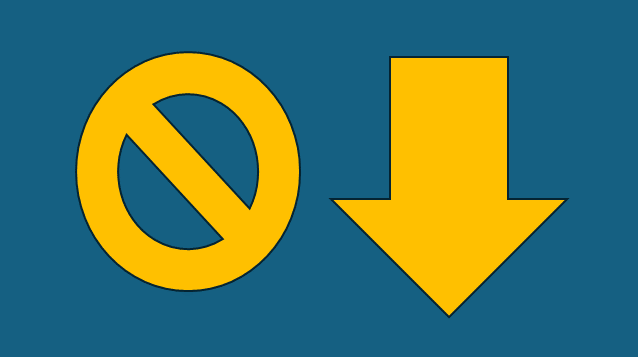
#> input picture Image_Task_1.png, 638 x 357 px
$ python Task_1.py
#> lines starting #> are read from the running program, lines starting #| are printed output that depends on the picture; after the words box and inside, x2 and y2 are one past the last pixel; in counts of white or black regions, pixels touching at a corner belong together
# Herath HMKDB
# EG/2019/3601

# Importing libraries
import cv2
import numpy as np
import matplotlib.pyplot as plt

# Original Image
img = cv2.imread('Image_Task_1.png', 0)
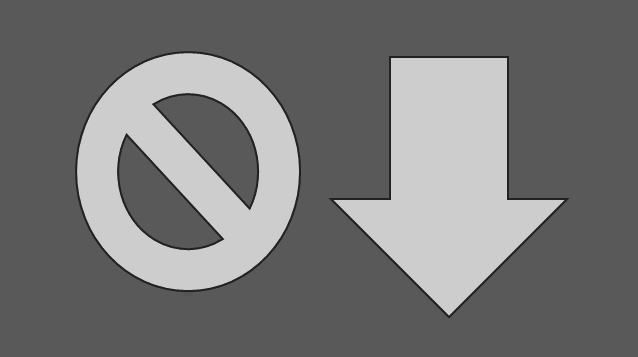
#> img: shape (357, 638); min 34, max 205, mean 118
img = img/255

# Displaying the Original Image (Gray Scaled)
cv2.imshow('Original Image (Gray Scaled)', img)

# Creating Gaussian noise
x, y = img.shape
#> x = 357; y = 638
mean = 0
var = 0.01
sigma = np.sqrt(var)
n = np.random.normal(loc=mean, scale=sigma, size=(x,y))

# Displaying the Gaussian noise
cv2.imshow('Gaussian Noise', n)
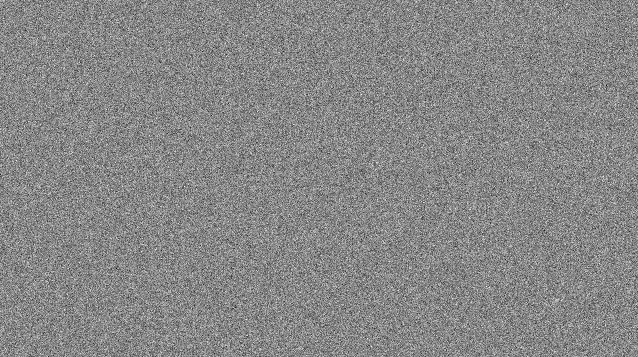
#> window 'Gaussian Noise': shape (357, 638) float64; min -0.485, max 0.429, mean 0.00024; drawn with min black and max white

# Adding the gaussian noise
g = img + n
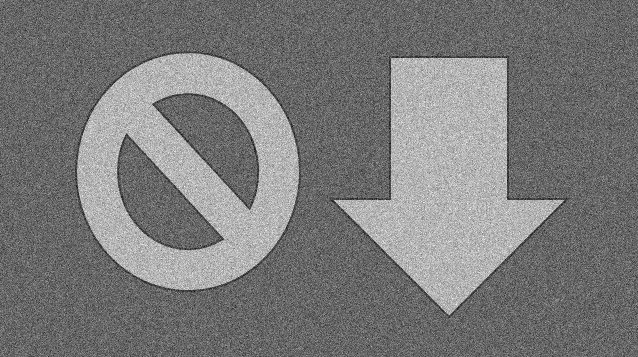
#> g: shape (357, 638) float64; min -0.248, max 1.23, mean 0.463; drawn with min black and max white

# Plotting the noise added image
cv2.imshow('Noise added image', g)


# Implementing and testing the Otsu’s algorithm

# Converting to uint8 for Otsu's thresholding
g_uint8 = np.uint8(g * 255)
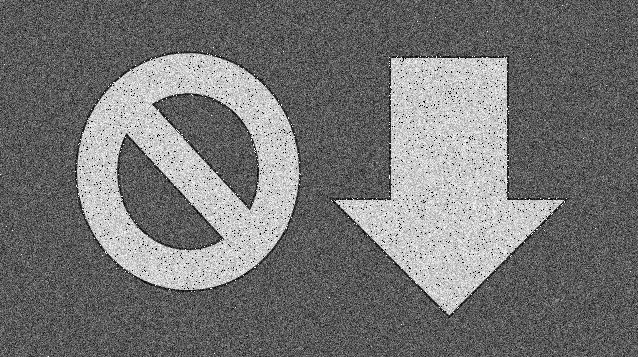
#> g_uint8: shape (357, 638); min 0, max 255, mean 116.4

# Applying Otsu's thresholding
ret, otsu_thresholded = cv2.threshold(g_uint8, 0, 255, cv2.THRESH_BINARY + cv2.THRESH_OTSU)
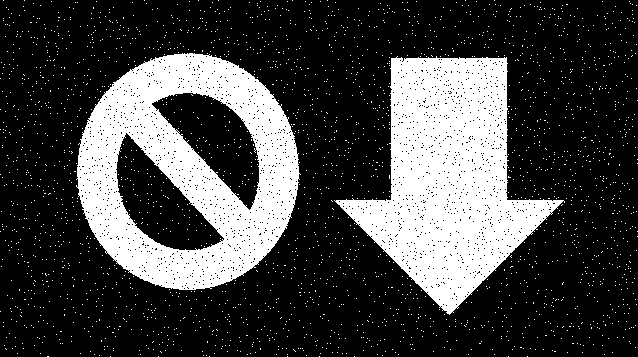
#> otsu_thresholded: shape (357, 638); 26.4% white; 2552 white regions (2550 under 20 px), largest, box (x1, y1, x2, y2) and area: (334, 56, 565, 315) 28934, (76, 53, 301, 290) 28444
#> ret = 143

# Displaying the result
cv2.imshow('Otsu Thresholded Image', otsu_thresholded)


# Wait for a key press and close the window
cv2.waitKey(0)
cv2.destroyAllWindows()
